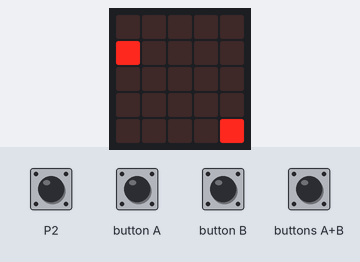
This program was run on a simulated BBC micro:bit (MakeCode). Shown: the board's 5×5 LED display. The inputs (shaded band) are chosen by the test bench. A reset restarts the program; random numbers come from a fixed seed.

Above: at 1.2 s.
1.3 s: buttons A+B pressed for 1 s
At 2.6 s:
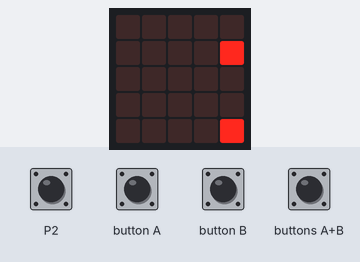
3.8 s: button B pressed for 1 s
At 6.6 s:
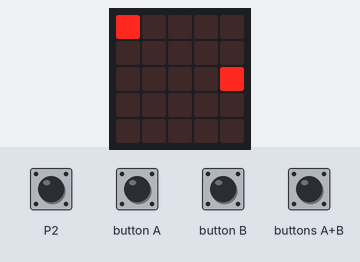
6.9 s: button B pressed for 0.15 s
At 8.0 s:
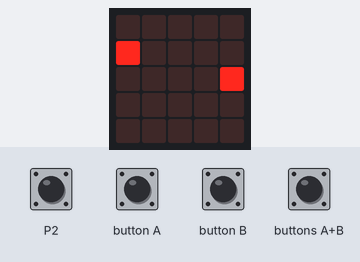
8.5 s: buttons A+B pressed for 0.15 s
At 9.3 s:
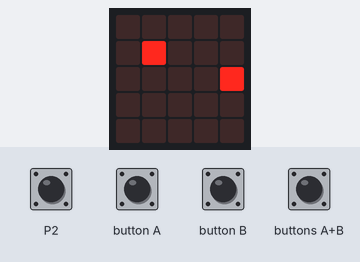
10.1 s: touch pin P2 pressed for 0.15 s
At 10.6 s:
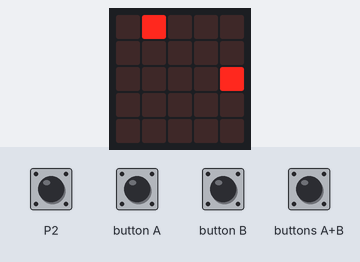
11.7 s: buttons A+B pressed for 0.15 s
At 12.4 s:
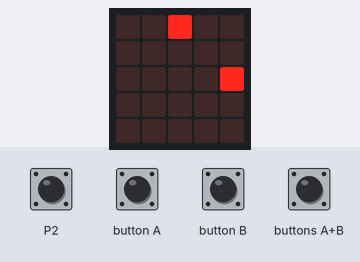
Timing chart, 0 to 14.3 s (numbered marks = the images above; inputs shaded):
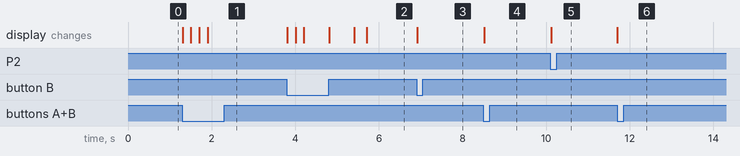

Measured:
- after the input at 1.3 s, the display: first changes at once (image 1 shows a later state)
- after the input at 3.8 s, the display: first changes at once (image 2 shows a later state)
- after the input at 6.9 s, the display: changes at once (image 3)
- after the input at 8.5 s, the display: changes at once (image 4)
- after the input at 10.1 s, the display: changes at once (image 5)
- after the input at 11.7 s, the display: changes at once (image 6)

The program:

main.ts
```typescript
let Heroe = game.createSprite(0, randint(0, 4))
let Villano = game.createSprite(4, randint(0, 4))
basic.forever(function () {
    while (input.buttonIsPressed(Button.AB)) {
        Heroe.change(LedSpriteProperty.X, 1)
        basic.pause(200)
    }
    while (input.buttonIsPressed(Button.A)) {
        Heroe.change(LedSpriteProperty.Y, -1)
        basic.pause(200)
    }
    while (input.buttonIsPressed(Button.B)) {
        Heroe.change(LedSpriteProperty.Y, 1)
        basic.pause(200)
    }
    while (input.pinIsPressed(TouchPin.P2)) {
        Heroe.change(LedSpriteProperty.Y, -1)
        basic.pause(200)
    }
    if (Heroe.isTouching(Villano)) {
        Heroe.delete()
        Villano.delete()
        basic.showIcon(IconNames.Skull)
        control.reset()
        music.playMelody("C D B G C5 G E A ", 120)
    }
})
```

test.ts
```typescript
// aquí va el archivo "tests"; esto no se compilará cuando este paquete se utilice como una extensión.
```
